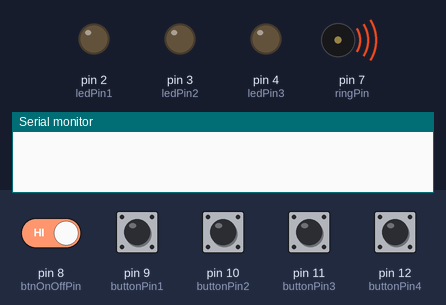
This sketch was run on a simulated Arduino Uno, built with avr-gcc and run on an emulated ATmega328P. Parts: output pins drawn as LEDs (lit = HIGH), buzzer (waves = sounding), the last lines printed to the serial monitor. Dashed ring = blinking. Inputs (shaded band) come from the test bench; at power-on: pin 8 (btnOnOffPin), pin 9 (buttonPin1), pin 10 (buttonPin2), pin 11 (buttonPin3), pin 12 (buttonPin4) HIGH. Random numbers use the default seed unless the sketch sets one; pins used as bus, display or sensor lines are not drawn.

Above: at 8.8 s.
8.9 s: pin 8 (btnOnOffPin) driven LOW
13.9 s: pin 10 (buttonPin2) pulled LOW for 3 s
At 15.75 s:
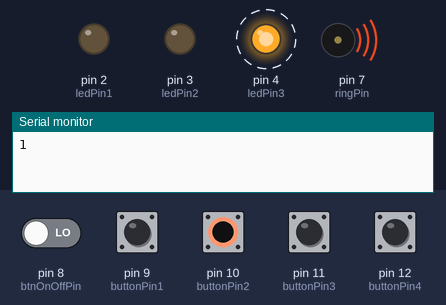
At 22.0 s:
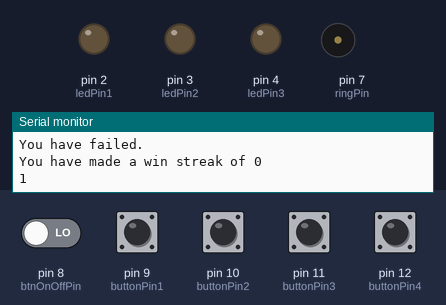
Timing chart, 0 to 24.9 s (numbered marks = the images above; inputs shaded):
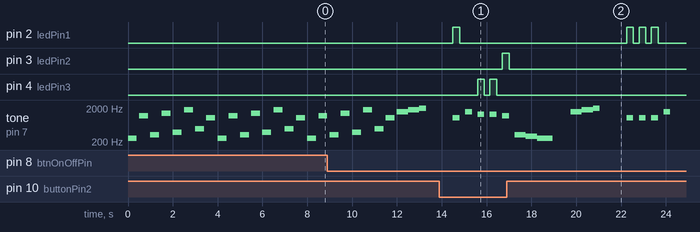

Measured:
- after the input at 13.9 s, pin 3 (ledPin2): LOW → HIGH after 2.8 s, → LOW 0.30 s later
- by itself, pin 4 (ledPin3): alternates HIGH for 0.30 s and LOW for 0.25 s, 4 changes in all, then stays LOW
- by itself, tone on pin 7 (ringPin): plays 1047 Hz for 0.30 s, 1568 Hz for 0.30 s, 1319 Hz for 0.30 s, 1319 Hz for 0.30 s, 1174 Hz for 0.30 s, 329 Hz for 0.50 s … (15 notes in this stretch)

The sketch:

projet_simon_v2.ino
```cpp
  // Normal music notes (Hz)
  const int DO = 1047;
  const int RE = 1174;
  const int MI = 1319;
  const int FA = 1397;
  const int SOL = 1568;
  const int LA = 1760;
  const int SI = 1976;

// Low music notes (Hz)
  const int DOLOW = 261;
  const int RELOW = 293;
  const int MILOW = 329;
  const int FALOW = 349;
  const int SOLLOW = 392;
  const int LALOW = 440;
  const int SILOW = 493;

  const int btnOnOffPin = 8;
  const int buttonPin1 = 9;
  const int buttonPin2 = 10;
  const int buttonPin3 = 11;
  const int buttonPin4 = 12;

  const int ledPin1 = 2;
  const int ledPin2 = 3;
  const int ledPin3 = 4;
  const int ledPin4 = 1;

  const int ringPin = 7;

  int buttonState1 = 1;
  int buttonState2 = 1;
  int buttonState3 = 1;
  int buttonState4 = 1;

  int winStreak = 0;
  int colorTab[50] = {};
  int numberOfValues = 0;

  bool start = false;

void setup()
{
  Serial.begin(9600);

  // LED
  pinMode(ledPin1, OUTPUT);
  pinMode(ledPin2, OUTPUT);
  pinMode(ledPin3, OUTPUT);
  pinMode(ledPin4, OUTPUT);

  // Buttons
  pinMode(buttonPin1,INPUT_PULLUP);
  pinMode(buttonPin2,INPUT_PULLUP);
  pinMode(buttonPin3,INPUT_PULLUP);
  pinMode(buttonPin4,INPUT_PULLUP);

  pinMode(btnOnOffPin,INPUT_PULLUP); // Turn ON/OFF Btn

  // Ring
  pinMode(ringPin, OUTPUT);

  randomSeed(analogRead(0));

  fillLedOrderTab();

}


void fillLedOrderTab(){
  winStreak = 0;
  for(int i = 0; i < 4; i++){
    int rand = random(1,5); // 1 to 4
    colorTab[i] = rand;
  }
  numberOfValues = 4;
}


void loop()
{

  if(digitalRead(btnOnOffPin) == 0){
    start = !start;
    Serial.println(start);
    if(start){
      startSound();
      delay(500);
    }else {
      stopSound();
    }
  }

  if(start){
    showMeThePath();

    int userAnswerTab[50] = {};

    for(int i = 0; i < numberOfValues; i++) {
      int response = getButtonPinPushed();
      if(response != colorTab[i]) {
        failureeee();
        fillLedOrderTab();
        break;
      }
    }
    if(start){
      success();
    }
  } else {
      tone(ringPin, DOLOW, 400);
      delay(500);
      tone(ringPin, RE, 400);
      delay(500);
      tone(ringPin, MILOW, 400);
      delay(500);
      tone(ringPin, FA, 400);
      delay(500);
      tone(ringPin, SOLLOW, 400);
      delay(500);
      tone(ringPin, LA, 400);
      delay(500);
      tone(ringPin, SILOW, 400);
      delay(500);
      tone(ringPin, DO, 400);
      delay(500);
    }
}

void turnLightsOnOff(int speed){

  digitalWrite(ledPin1,HIGH);
  tone(ringPin,DO,speed/1.5);
  delay(speed);

  digitalWrite(ledPin1,LOW);
  digitalWrite(ledPin2,HIGH);
  tone(ringPin,RE,speed/1.5);
  delay(speed);

  digitalWrite(ledPin2,LOW);
  digitalWrite(ledPin3,HIGH);
  tone(ringPin,MI,speed/1.5);
  delay(speed);

  digitalWrite(ledPin3,LOW);
  digitalWrite(ledPin4,HIGH);
  tone(ringPin,FA,speed/1.5);
  delay(speed);

  digitalWrite(ledPin4,LOW);

  delay(2000);
}


void success() {
  winStreak++;
  colorTab[numberOfValues] = random(1,5);
  numberOfValues++;
  winSound();
}

void failureeee() {
  Serial.println("You have failed.");
  Serial.print("You have made a win streak of ");
  Serial.println(winStreak);
  lossSound();
  start = false;
  delay(1000);
}

void showMeThePath() {
  for(int i = 0; i < numberOfValues; i++) {
    lightOn(colorTab[i]);
    delay(250);
  }
}

void lightOn(int value) {
  if(value == 1) {
    digitalWrite(ledPin1, HIGH);
    tone(ringPin,DO,300);
  	delay(300);
    digitalWrite(ledPin1, LOW);
  } else if(value == 2) {
    digitalWrite(ledPin2, HIGH);
    tone(ringPin,RE,300);
  	delay(300);
    digitalWrite(ledPin2, LOW);
  } else if(value == 3) {
    digitalWrite(ledPin3, HIGH);
    tone(ringPin,MI,300);
  	delay(300);
    digitalWrite(ledPin3, LOW);
  } else {
    digitalWrite(ledPin4, HIGH);
    tone(ringPin,SOL,300);
  	delay(300);
    digitalWrite(ledPin4, LOW);
  }
}

int getLedPinByValue(int value) {
  if(value == 1) {
    return ledPin1;
  } else if(value == 2) {
    return ledPin2;
  } else if(value == 3) {
    return ledPin3;
  } else {
   	return ledPin4;
  }
}

int getButtonPinPushed() {
  buttonState1 = digitalRead(buttonPin1);
  buttonState2 = digitalRead(buttonPin2);
  buttonState3 = digitalRead(buttonPin3);
  buttonState4 = digitalRead(buttonPin4);

  // Cette partie ne passe pas trop bien meme en mettant 0 au lieu de 1
  while( buttonState1 == 1 && buttonState2 == 1 &&
        buttonState3 == 1 && buttonState4 == 1) {
    buttonState1 = digitalRead(buttonPin1);
  	buttonState2 = digitalRead(buttonPin2);
  	buttonState3 = digitalRead(buttonPin3);
  	buttonState4 = digitalRead(buttonPin4);
  }

  if(buttonState1 == 0) {
    lightOn(1);
    delay(250);
    return 1;
  } else if(buttonState2 == 0) {
    lightOn(2);
    delay(250);
    return 2;
  } else if(buttonState3 == 0) {
    lightOn(3);
    delay(250);
    return 3;
  } else if(buttonState4 == 0){
    lightOn(4);
    delay(250);
   	return 4;
  }

}

void startSound(){
  tone(ringPin,SOL,700);
  delay(500);
  tone(ringPin,LA,700);
  delay(500);
  tone(ringPin,SI,300);
  delay(1000);
}

void stopSound(){
  tone(ringPin,MILOW,700);
  delay(500);
  tone(ringPin,RELOW,700);
  delay(500);
  tone(ringPin,DOLOW,700);
  delay(1000);
}

void lossSound(){
  tone(ringPin,MILOW,700);
  delay(500);
  tone(ringPin,RELOW,700);
  delay(500);
  tone(ringPin,DOLOW,700);
  delay(500);
}

void winSound(){
  tone(ringPin,SOL,500);
  delay(500);
  tone(ringPin,SI,700);
  delay(1000);
}
```
